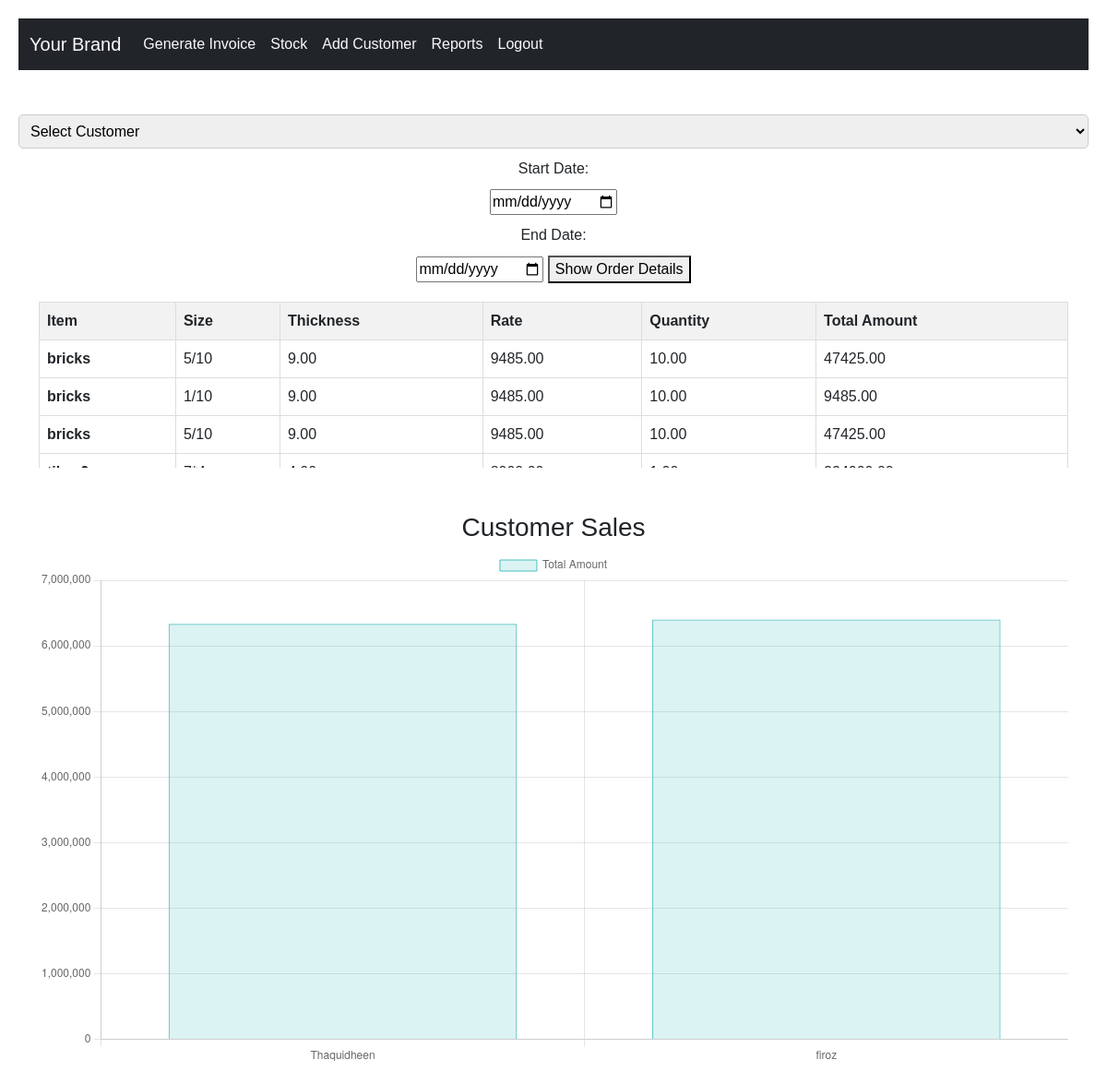
The page /report/ (signed in) on the database as committed earlier.
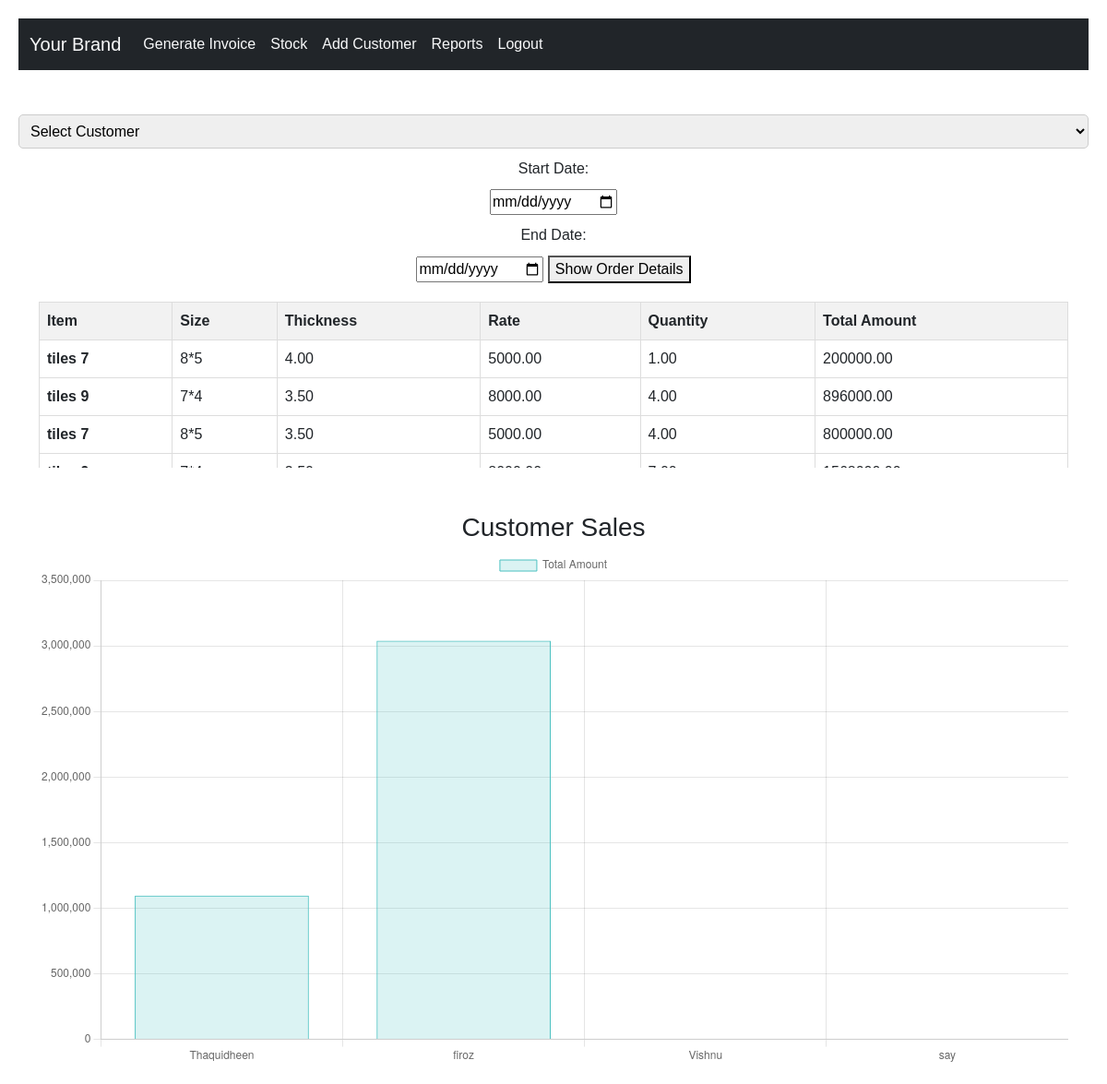
The same page on the database as committed later.
### bill/models.py (models this page shows)
class InvoiceItem(models.Model):
    customer = models.ForeignKey(AddCustomer, on_delete=models.CASCADE)
    invoice_date = models.DateField()
    invoice_number = models.CharField(max_length=255)
    item = models.ForeignKey(Item, on_delete=models.CASCADE)
    thickness = models.DecimalField(max_digits=10, decimal_places=2)
    size = models.CharField(max_length=255)
    quantity = models.DecimalField(max_digits=10, decimal_places=2)
    area = models.DecimalField(max_digits=10, decimal_places=2)
    rate = models.DecimalField(max_digits=10, decimal_places=2)
    amount = models.DecimalField(max_digits=10, decimal_places=2)
    def __str__(self):
        return f"InvoiceItem {self.item}"

### additem/models.py (models this page shows)
class Item(models.Model):
    item_name = models.CharField(max_length=255)
    def __str__(self):
        return self.item_name

### report/views.py (the view)
# urls.py: path('report/',include('report.urls')),
@login_required
def report(request):
    customers = AddCustomer.objects.all()
    customer_name = request.GET.get('customer_name')
    start_date = request.GET.get('start_date')
    end_date = request.GET.get('end_date')
    customer_items = []
    for customer in customers:
        invoice_items_query = InvoiceItem.objects.all().filter(customer=customer)
        print(invoice_items_query)
        if customer_name:
            invoice_items_query = invoice_items_query.filter(customer__customer_name=customer_name)
        if start_date and end_date:
            invoice_items_query = invoice_items_query.filter(invoice_date__range=(start_date, end_date))
        items = invoice_items_query.all()
        total_amount = items.aggregate(Sum('amount'))['amount__sum'] or 0
        customer_items.append({
            'customer_name': customer.customer_name,
            'total_amount': total_amount,
            'items': items
        })
    return render(request, 'report.html', {'customers': customers, 'customer_items': customer_items})

### template/report.html (shortened to what this page needs)
{% extends "layout.html" %}
{% block content %}
{% load static %}
<!-- {% load custom_filters %}
{% load humanize %} -->
    <form action="{% url 'report' %}" method="GET">
        <select name="customer_name" id="customer-options" class="mt-5">
          <option value="" selected disabled>Select Customer</option>
        </select>
        <label for="start-date">Start Date:</label>
        <input type="date" name="start_date"  id="start-date">
        <label for="end-date">End Date:</label>
        <input type="date" name="end_date" id="end-date">
        <button type="submit"  id="show-order-details">Show Order Details</button>
    </form>
    <div id="table-container " class="scrollable-table container">
    <table >
        <thead>
          <tr>
            <th>Item</th>
            <th>Size</th>
            <th>Thickness</th>
            <th>Rate</th>
            <th>Quantity</th>
            <th>Total Amount</th>
        </tr>
        </thead>
        <tbody >
          {% for customer_data in customer_items %}
             {% for item in customer_data.items %}
              <tr>
                <td>{{item.item }}</td>
                  <td>{{ item.size }}</td>
                  <td>{{ item.thickness }}</td>
                  <td>{{ item.rate }}</td>
                  <td>{{ item.quantity }}</td>
                  <td>{{ item.amount }}</td>
              </tr>
              {% endfor %}
          {% empty %}
              <tr>
                  <td colspan="6">No orders found for the selected customer and date range.</td>
              </tr>
          {% endfor %}
      </tbody>
    </table>
  </div>
  <div id="graph-heading-container" class="mt-5">
    <h3 id="graph-heading">Customer Sales</h3>
</div>
    <div class="container">
        <canvas id="myChart"></canvas>
      </div>
      <script>
        const customerData = [
            {% for item in customer_items %}
                {
                    'customer_name': '{{ item.customer_name }}',
                    'total_amount': {{ item.total_amount }},
                },
            {% endfor %}
        ];
        const customerNames = customerData.map(item => item.customer_name);
        const amounts = customerData.map(item => item.total_amount);
        const ctx = document.getElementById('myChart');
        const data = {
            labels: customerNames,
            datasets: [{
                label: 'Total Amount',
                data: amounts,
                backgroundColor: 'rgba(75, 192, 192, 0.2)',
                borderColor: 'rgba(75, 192, 192, 1)',
                borderWidth: 1
            }]
        };
        console.log(data);
        new Chart(ctx, {
            type: 'bar',
            data: data,
            options: {
                scales: {
                    y: {
                        beginAtZero: true
                    }
                }
            }
        });
    </script>
{% endblock %}

### template/layout.html (shortened to what this page needs)
{% load static %}
<!doctype html>
<html lang="en">
  <head>
  <link rel="stylesheet" type="text/css" href="https://cdn.jsdelivr.net/npm/daterangepicker/daterangepicker.css" />
    <link rel="stylesheet" href="{% static 'css/style.css' %}">
  </head>
    <link href="https://cdn.jsdelivr.net/npm/bootstrap@5.3.2/dist/css/bootstrap.min.css" rel="stylesheet">
  </head>
  <body>
    <nav class="navbar navbar-expand-lg bg-dark">
      <div class="container-fluid">
        {% if user.is_authenticated %}
        <a class="navbar-brand text-light" href="{% url 'index' %}">Your Brand</a>
        <div class="collapse navbar-collapse"  id="navbarNav">
          <ul class="navbar-nav ml-auto">
            <li class="nav-item">
              <a class="nav-link active text-light" aria-current="page" href="{% url 'invoicegenerate' %}">Generate Invoice</a>
            </li>
            <li class="nav-item">
              <a class="nav-link text-light" href="{% url 'additem' %}">Stock</a>
            </li>
            <li class="nav-item">
              <a class="nav-link text-light" href="{% url 'addcustomer' %}">Add Customer</a>
            </li>
            <li class="nav-item">
              <a class="nav-link text-light" href="{% url 'report' %}">Reports</a>
            </li>
            <li class="nav-item">
              <a class="nav-link text-light" href="{% url 'logout' %}">Logout</a>
            </li>
            {% else %}
            <li class="nav-item">
              <a class="nav-link text-light" href="{% url 'login' %}">My Account</a>
            </li>
            {% endif %}
          </ul>
        </div>
      </div>
    </nav>
    {% block content  %}
    {% endblock %}
  </body>
</html>

### template/report.html (style rules this page uses)
body { font-family: Arial, sans-serif; margin: 0; padding: 20px; text-align: center; }
label { display: block; margin: 10px 0; }
select { width: 100%; padding: 8px; border: 1px solid #ccc; border-radius: 5px; }
table { width: 100%; border-collapse: collapse; margin-top: 20px; }
th, td { border: 1px solid #ddd; padding: 8px; text-align: left; }
th { background-color: #f2f2f2; }
td:first-child { font-weight: bold; }
.scrollable-table { height: 200px; overflow-y: auto; }

Rows that differ between the two databases and show on the page:
removed InvoiceItem: item "bricks", size "5/10", thickness "9.00", rate "9485.00", quantity "10.00", amount "47425.00"
removed InvoiceItem: item "bricks", size "1/10", thickness "9.00", rate "9485.00", quantity "10.00", amount "9485.00"
removed InvoiceItem: item "bricks", size "5/10", thickness "9.00", rate "9485.00", quantity "10.00", amount "47425.00"
added InvoiceItem: item "tiles 7", size "8*5", thickness "4.00", rate "5000.00", quantity "1.00", amount "200000.00"
added InvoiceItem: item "tiles 9", size "7*4", thickness "3.50", rate "8000.00", quantity "4.00", amount "896000.00"
added InvoiceItem: item "tiles 7", size "8*5", thickness "3.50", rate "5000.00", quantity "4.00", amount "800000.00"
Other text that changed with them:
chart data {{ item.customer_name }}: Thaquidheen, firoz → Thaquidheen, firoz, Vishnu, say
chart data {{ item.total_amount }}: 6336335, 6402506 → 1096000, 3040000, 0, 0
